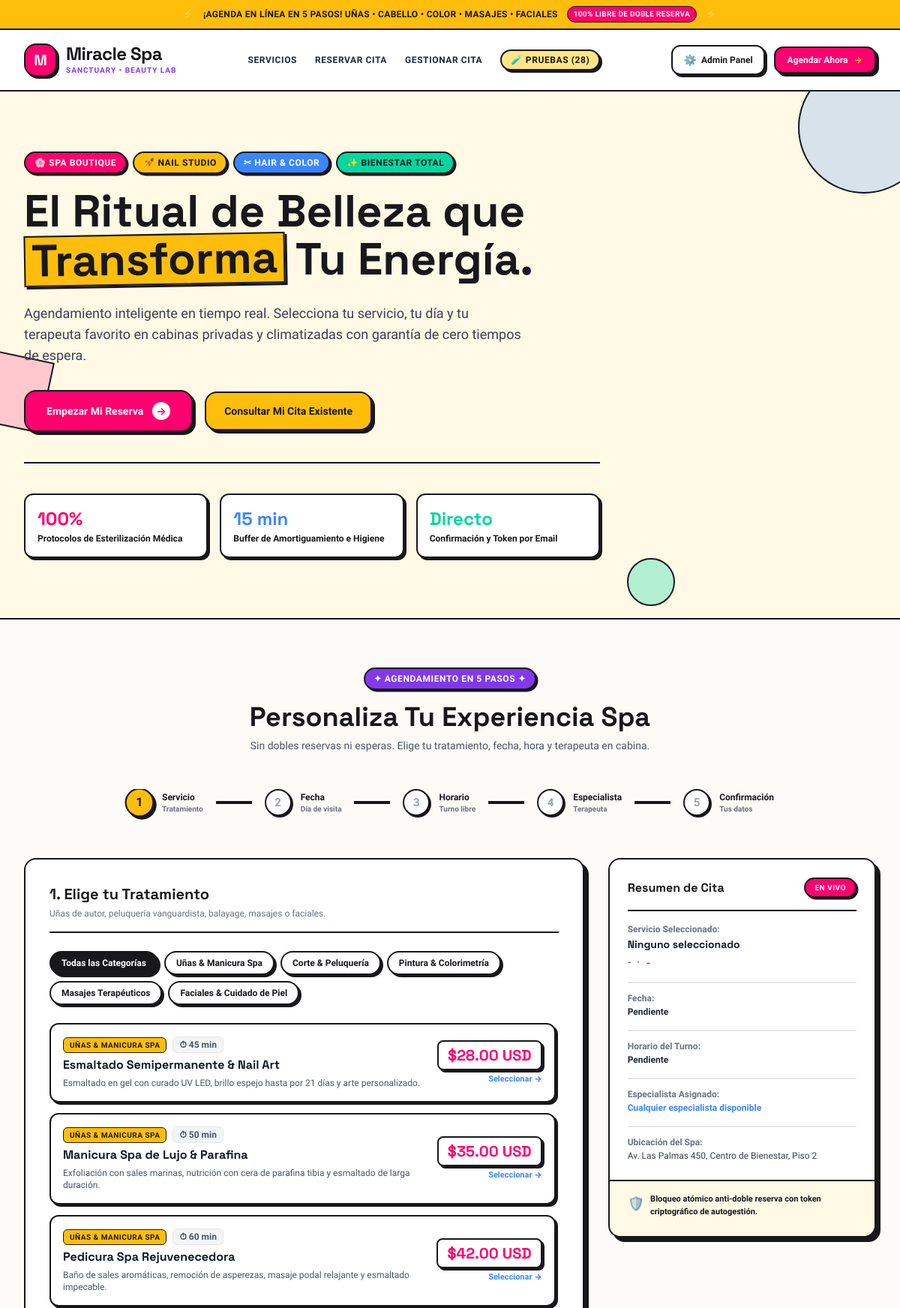
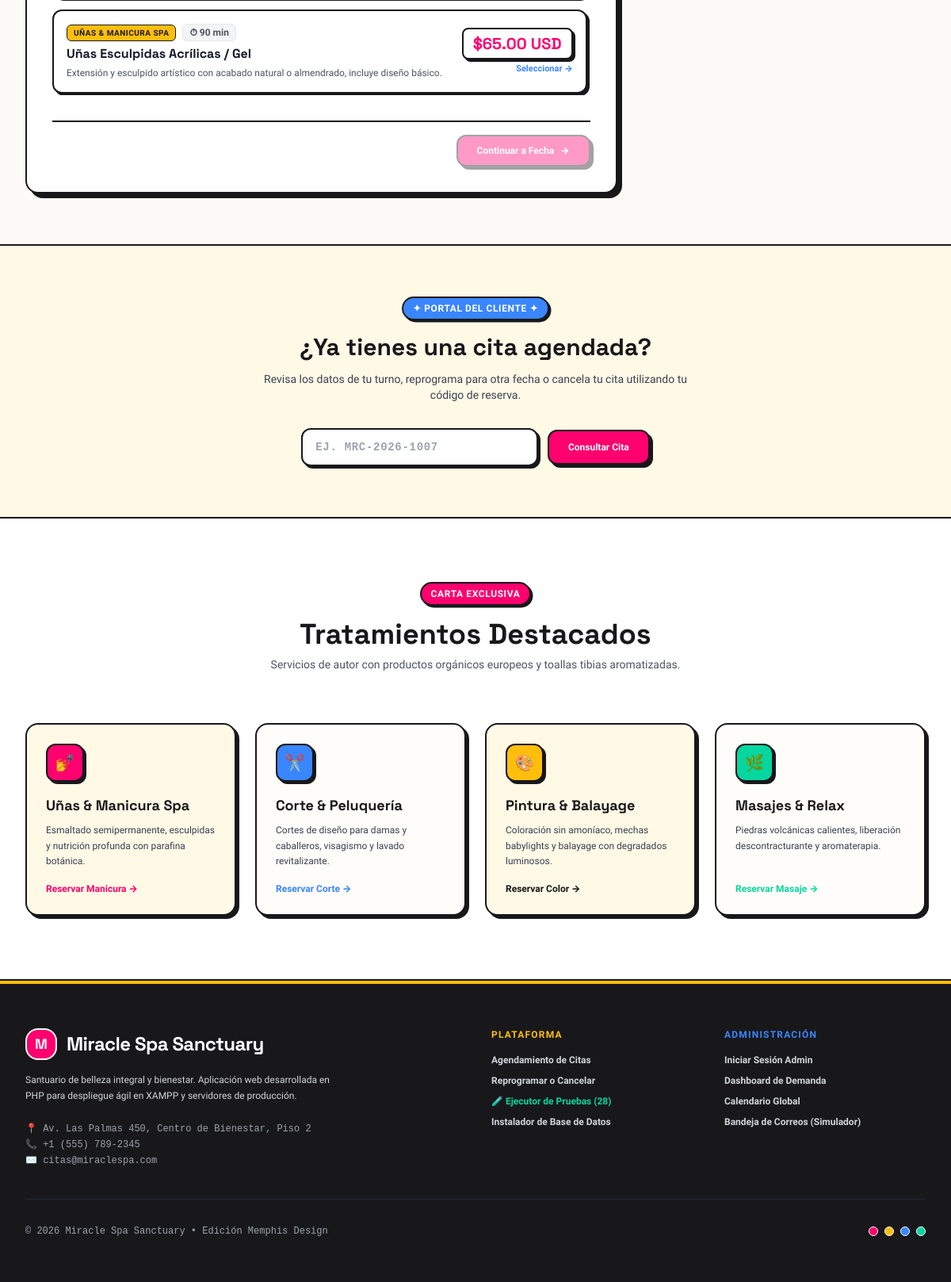
The page / on the database its author committed (2 pictures, top to bottom).
### tables this page shows
CREATE TABLE IF NOT EXISTS `categories` (
  `id` INT AUTO_INCREMENT PRIMARY KEY,
  `name` VARCHAR(100) NOT NULL,
  `slug` VARCHAR(100) NOT NULL UNIQUE,
  `description` TEXT NULL,
  `icon` VARCHAR(50) DEFAULT 'sparkles',
  `display_order` INT DEFAULT 0
);

CREATE TABLE IF NOT EXISTS `services` (
  `id` INT AUTO_INCREMENT PRIMARY KEY,
  `category_id` INT NOT NULL,
  `name` VARCHAR(150) NOT NULL,
  `description` TEXT NULL,
  `duration_minutes` INT NOT NULL DEFAULT 60,
  `price` DECIMAL(10,2) NOT NULL DEFAULT 0.00,
  `active` TINYINT(1) NOT NULL DEFAULT 1,
  `image_url` VARCHAR(255) NULL,
  `created_at` DATETIME DEFAULT CURRENT_TIMESTAMP,
  INDEX (`category_id`),
  CONSTRAINT `fk_service_category` FOREIGN KEY (`category_id`) REFERENCES `categories` (`id`) ON DELETE CASCADE
);

### index.php (the view, shortened to what the rows shown need)
<?php
require_once __DIR__ . '/app/Models/Category.php';
require_once __DIR__ . '/app/Models/Service.php';
$categories = Category::getAll();
$services = Service::getAll(true);
?>
<!DOCTYPE html>
<html lang="es" class="scroll-smooth">
<head>
    <script src="https://cdn.tailwindcss.com"></script>
    <link rel="stylesheet" href="assets/css/app.css">
</head>
<body class="bg-[#FDFBF7] text-[#18181B] min-h-screen flex flex-col">
    <section class="relative py-16 lg:py-20 overflow-hidden border-b-2 border-[#18181B] bg-[#FFF9E6]">
        <div class="max-w-7xl mx-auto px-4 sm:px-6 lg:px-8 relative z-10">
            <div class="max-w-3xl">
                <h1 class="text-4xl sm:text-5xl lg:text-6xl font-space font-bold text-[#18181B] leading-none mb-6">
                    El Ritual de Belleza que <span class="bg-[#FFBE0B] px-2 py-0.5 border-2 border-[#18181B] inline-block -rotate-1 memphis-shadow-sm">Transforma</span> Tu Energía.
                </h1>
            </div>
        </div>
    </section>
    <section id="booking-wizard-section" class="py-16 bg-[#FDFBF7] border-b-2 border-[#18181B]">
        <div class="max-w-7xl mx-auto px-4 sm:px-6 lg:px-8">
            <div class="text-center max-w-2xl mx-auto mb-12">
                <h2 class="text-3xl sm:text-4xl font-space font-bold text-[#18181B] mt-2">Personaliza Tu Experiencia Spa</h2>
            </div>
            <div class="grid grid-cols-1 lg:grid-cols-12 gap-8 max-w-6xl mx-auto">
                <div class="lg:col-span-8 bg-white rounded-2xl p-6 sm:p-8 border-2 border-[#18181B] memphis-shadow-lg">
                    <div class="wizard-step-content" data-step="1">
                        <div class="flex flex-wrap gap-2 mb-6">
                            <button type="button" data-category-filter="todas" class="px-3.5 py-1.5 rounded-full text-xs font-extrabold bg-[#18181B] text-white border-2 border-[#18181B] memphis-shadow-sm transition-all">
                                Todas las Categorías
                            </button>
                            <?php
                            foreach ($categories as $idx => $cat):
                            ?>
                                <button type="button" data-category-filter="<?= htmlspecialchars($cat['slug']) ?>" class="px-3.5 py-1.5 rounded-full text-xs font-extrabold bg-white text-[#18181B] border-2 border-[#18181B] memphis-shadow-sm hover:scale-105 transition-all">
                                    <?= htmlspecialchars($cat['name']) ?>
                                </button>
                            <?php endforeach; ?>
                        </div>
                        <div class="space-y-3.5 max-h-[500px] overflow-y-auto pr-1">
                            <?php foreach ($services as $srv): ?>
                                <div class="service-card p-4 rounded-xl border-2 border-[#18181B] bg-white hover:bg-[#FFF9E6] cursor-pointer transition-all memphis-shadow-sm flex flex-col sm:flex-row sm:items-center justify-between gap-4"
                                     data-id="<?= $srv['id'] ?>"
                                     data-name="<?= htmlspecialchars($srv['name']) ?>"
                                     data-duration="<?= $srv['duration_minutes'] ?>"
                                     data-price="<?= $srv['price'] ?>"
                                     data-category="<?= htmlspecialchars($srv['category_slug']) ?>">
                                    <div class="flex-1">
                                        <div class="flex items-center gap-2 mb-1">
                                            <span class="text-[10px] font-extrabold uppercase tracking-wider bg-[#FFBE0B] text-[#18181B] border border-[#18181B] px-2 py-0.5 rounded-md">
                                                <?= htmlspecialchars($srv['category_name']) ?>
                                            </span>
                                            <span class="text-xs text-gray-600 font-bold bg-gray-100 px-2 py-0.5 rounded-md border border-gray-200">⏱ <?= $srv['duration_minutes'] ?> min</span>
                                        </div>
                                        <h4 class="font-space font-bold text-gray-900 text-sm sm:text-base"><?= htmlspecialchars($srv['name']) ?></h4>
                                        <p class="text-xs text-gray-600 mt-1 line-clamp-2"><?= htmlspecialchars($srv['description']) ?></p>
                                    </div>
                                    <div class="sm:text-right shrink-0">
                                        <div class="text-xl font-space font-extrabold text-[#FF006E] bg-white px-3 py-1 rounded-lg border-2 border-[#18181B] inline-block memphis-shadow-sm">
                                            $<?= number_format((float)$srv['price'], 2) ?> USD
                                        </div>
                                        <span class="text-[11px] text-[#3A86FF] font-extrabold block mt-1">Seleccionar →</span>
                                    </div>
                                </div>
                            <?php endforeach; ?>
                        </div>
                    </div>
                </div>
            </div>
        </div>
    </section>
    <section id="consultar-cita" class="py-16 bg-[#FFF9E6] border-b-2 border-[#18181B]">
        <div class="max-w-4xl mx-auto px-4 sm:px-6 lg:px-8 text-center">
            <h2 class="text-3xl font-space font-bold text-[#18181B] mt-2 mb-3">¿Ya tienes una cita agendada?</h2>
        </div>
    </section>
    <section id="servicios-destacados" class="py-20 bg-white border-b-2 border-[#18181B]">
        <div class="max-w-7xl mx-auto px-4 sm:px-6 lg:px-8">
            <div class="text-center max-w-2xl mx-auto mb-16">
                <h2 class="text-3xl sm:text-4xl font-space font-bold text-[#18181B] mt-2">Tratamientos Destacados</h2>
            </div>
        </div>
    </section>
</body>
</html>

### rows shown on the page
categories: name "Uñas & Manicura Spa"
categories: name "Corte & Peluquería"
categories: name "Pintura & Colorimetría"
categories: name "Masajes Terapéuticos"
categories: name "Faciales & Cuidado de Piel"
services: category.name "UÑAS & MANICURA SPA", duration_minutes "45", name "Esmaltado Semipermanente & Nail Art", description "Esmaltado en gel con curado UV LED, brillo espejo hasta por 21 días y arte personalizado.", price "28.00"
services: category.name "UÑAS & MANICURA SPA", duration_minutes "50", name "Manicura Spa de Lujo & Parafina", description "Exfoliación con sales marinas, nutrición con cera de parafina tibia y esmaltado de larga duración.", price "35.00"
services: category.name "UÑAS & MANICURA SPA", duration_minutes "60", name "Pedicura Spa Rejuvenecedora", description "Baño de sales aromáticas, remoción de asperezas, masaje podal relajante y esmaltado impecable.", price "42.00"
services: category.name "UÑAS & MANICURA SPA", duration_minutes "90", name "Uñas Esculpidas Acrílicas / Gel", description "Extensión y esculpido artístico con acabado natural o almendrado, incluye diseño básico.", price "65.00"

### other values the page prints
$spaAddress "Av. Las Palmas 450, Centro de Bienestar, Piso 2"
$spaName "Miracle Spa Sanctuary"
$spaPhone "+1 (555) 789-2345"
